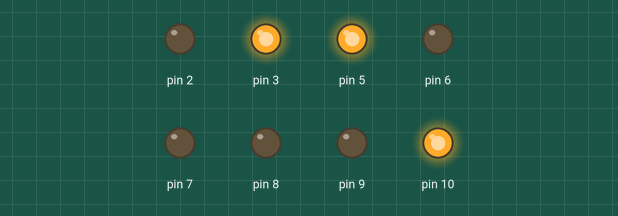
Recording of a sketch running on a simulated Arduino Uno, built with avr-gcc and run on an emulated ATmega328P. Shown: output pins drawn as LEDs (lit = HIGH).

Above: at 0.1 s.
At 5.1 s:
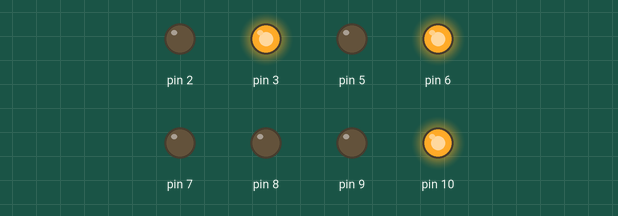
At 12.1 s:
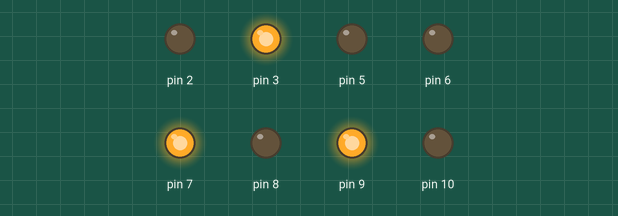
At 20.5 s:
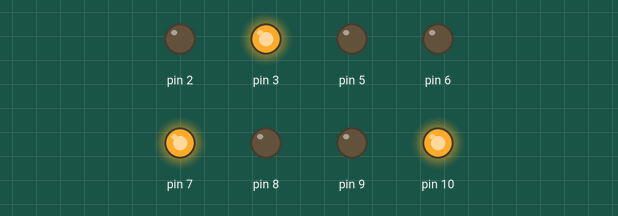
At 29.1 s:
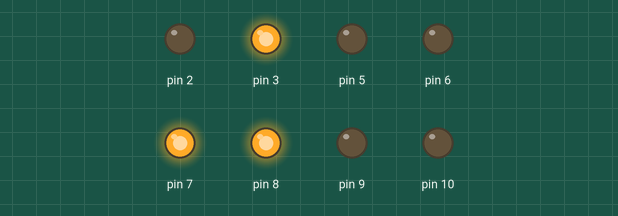
At 36.1 s:
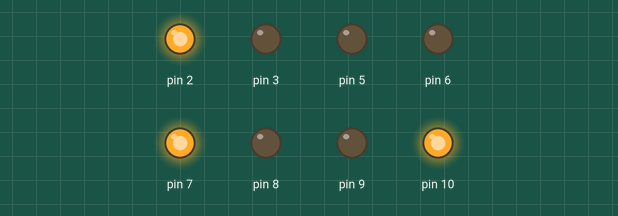
Timing chart, 0 to 37.6 s (numbered marks = the images above):
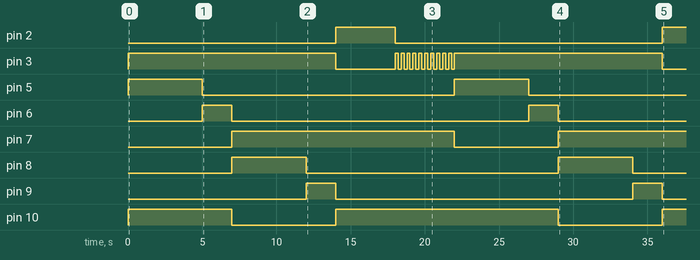

The sketch:

faro.ino
```cpp
// Portugol code 67 67 67 67 67 67
//
int counter;

void setup()
{
  pinMode(5, OUTPUT);
  pinMode(6, OUTPUT);
  pinMode(7, OUTPUT);
  pinMode(2, OUTPUT);
  pinMode(3, OUTPUT);
  pinMode(10, OUTPUT);
  pinMode(9, OUTPUT) ;
  pinMode(8, OUTPUT) ;
}

void loop()
{
  digitalWrite(5, HIGH);
   digitalWrite(3, HIGH);
 digitalWrite (10, HIGH);
  delay(5000); // Wait for 5000 millisecond(s)
digitalWrite(5, LOW);


  digitalWrite(6, HIGH);
  delay(2000); // Wait for 2000 millisecond(s)
  digitalWrite(6, LOW);

  digitalWrite(10, LOW);

  digitalWrite(7, HIGH);
digitalWrite(8, HIGH) ;
delay(5000);
digitalWrite(8, LOW);
digitalWrite(9, HIGH);
delay(2000);
digitalWrite(9, LOW);
digitalWrite(10, HIGH);
digitalWrite(3, LOW);


  digitalWrite(2, HIGH);
  delay(4000); // Wait for 4000 millisecond(s)
  digitalWrite(2, LOW);


  for (counter = 0; counter < 10; ++counter) {
       digitalWrite(3, HIGH);
       delay(200); // Wait for 200 millisecond(s)
       digitalWrite(3, LOW);
    delay(200); }// Wait for 200 millisecond(s)

  digitalWrite(7, LOW);

  }
```

Measured:
- by itself, pin 2: LOW → HIGH at 14.0 s, → LOW 4.0 s later, → HIGH 18.0 s later
- by itself, pin 3: goes HIGH 14.0 s, LOW 4.0 s, 10 × (HIGH 0.20 s, LOW 0.20 s), HIGH 14.0 s, then LOW
- by itself, pin 5, pin 8: alternates HIGH for 5.0 s and LOW for 17.0 s
- by itself, pin 6, pin 9: alternates HIGH for 2.0 s and LOW for 20.0 s
- by itself, pin 7: LOW → HIGH at 7.0 s, → LOW 15.0 s later, → HIGH 7.0 s later
- by itself, pin 10: goes HIGH 7.0 s, LOW 7.0 s, HIGH 15.0 s, LOW 7.0 s, then HIGH
